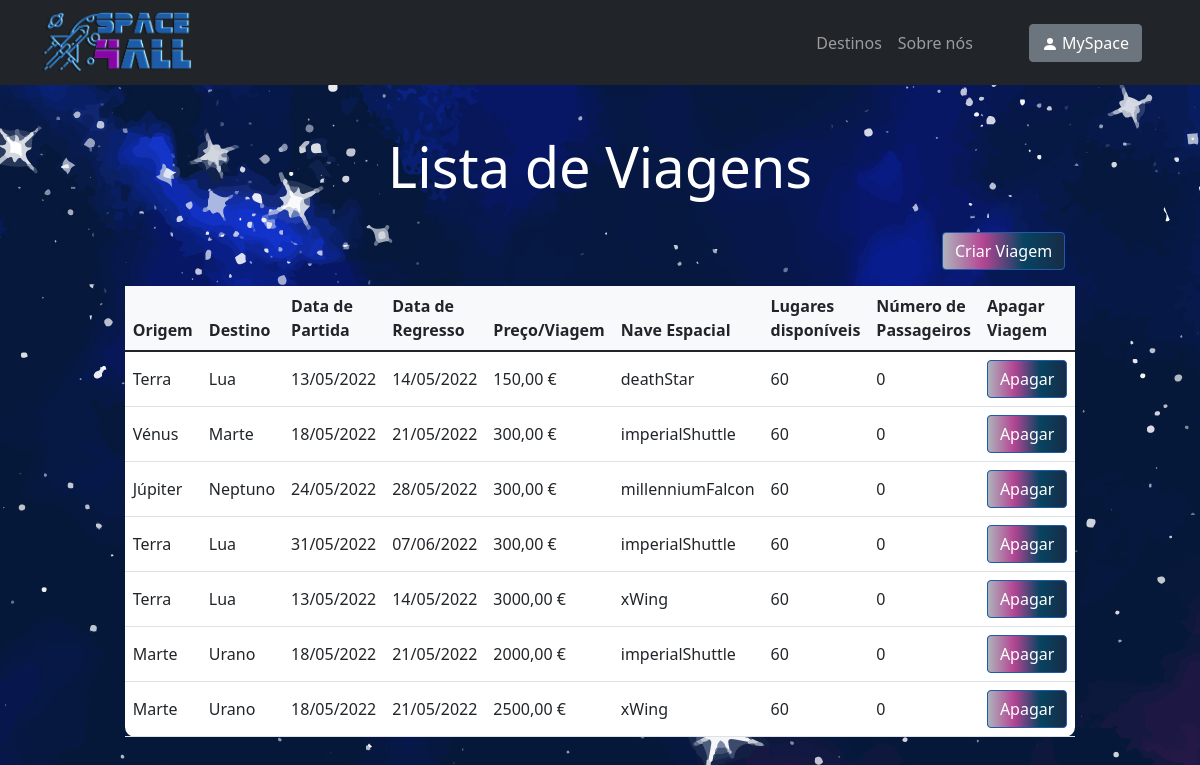
The page /trip-list on the database its author committed.
### space_trip/models.py (models this page shows)
class Trip(models.Model):
 origin = models.CharField(max_length=50)
 destination = models.CharField(max_length=50)
 departure_date = models.DateTimeField('departure_date')
 return_date = models.DateTimeField('return_date')
 price = models.IntegerField(default=600)
 spaceship = models.CharField(max_length=50)
 available_seats = models.IntegerField(default=60)
 number_of_passengers = models.IntegerField(default=0)

### space_trip/views.py (the view)
# urls.py: path("trip-list", views.tripList, name="trip-list"),
def tripList(request):
    trip_list = Trip.objects.all()
    return render(request, 'space_trip/trip-list.html', {'trip_list': trip_list})

### space_trip/templates/space_trip/trip-list.html (shortened to what this page needs)
{% extends "./index.html" %}
{% load static %}
{% block body %}
<div>
      <br><br>
       <h1 style="color: white; text-align: center;" class="glow display-4">Lista de Viagens</h1>
      <br>
      <a href="{% url 'space_trip:trip-management' %}"><button class="btn btn-primary btn-block fa-lg gradient-custom-2 mb-3" style="position: relative; left: 78.5%">Criar Viagem</button></a>
      <br>
      {% if trip_list %}
          <table class="table align-middle mb-0 bg-white w-75" style="border-radius: 10px; margin-left: auto; margin-right: auto;">
            <thead class="bg-light">
              <tr>
                <th>Origem</th>
                <th>Destino</th>
                <th>Data de Partida</th>
                <th>Data de Regresso</th>
                <th>Preço/Viagem</th>
                <th>Nave Espacial</th>
                <th>Lugares disponíveis</th>
                <th>Número de Passageiros</th>
                <th>Apagar Viagem</th>
              </tr>
            </thead>
            <tbody>
            {% for trip in trip_list %}
                  <tr>
                    <td>
                        {{ trip.origin }}
                    </td>
                    <td>
                        {{ trip.destination }}
                    </td>
                    <td>
                        {{ trip.departure_date|date:"d/m/Y" }}
                    </td>
                    <td>
                        {{ trip.return_date|date:"d/m/Y" }}
                    </td>
                    <td>
                        {{ trip.price }},00 €
                    </td>
                    <td>
                        {{ trip.spaceship }}
                    </td>
                    <td>
                        {{ trip.available_seats }}
                    </td>
                    <td>
                        {{ trip.number_of_passengers }}
                    </td>
                    <td>
                        <form action="{% url 'space_trip:deleteTrip' trip.id %}" method="get" onSubmit="return confirm('Tem a certeza de que deseja apagar a viagem?')">
                            <input class="btn btn-primary btn-block fa-lg gradient-custom-2" type="submit" value="Apagar" />
                        </form>
                    </td>
                  </tr>
                {% endfor %}
            </tbody>
          </table>
    {% else %}
        <h1 style="color: white; text-align: center;" class="glow display-4">Não existem viagens disponíveis</h1>
    {% endif %}
</div>
{% endblock %}

### space_trip/templates/space_trip/index.html (style rules this page uses)
.glow { color: #fff; text-align: left; animation: glow 1s ease-in-out infinite alternate; }

### rows shown on the page
Trip: origin "Terra", destination "Lua", departure_date "13/05/2022", return_date "14/05/2022", price "150", spaceship "deathStar", available_seats "60", number_of_passengers "0"
Trip: origin "Vénus", destination "Marte", departure_date "18/05/2022", return_date "21/05/2022", price "300", spaceship "imperialShuttle", available_seats "60", number_of_passengers "0"
Trip: origin "Júpiter", destination "Neptuno", departure_date "24/05/2022", return_date "28/05/2022", price "300", spaceship "millenniumFalcon", available_seats "60", number_of_passengers "0"
Trip: origin "Terra", destination "Lua", departure_date "31/05/2022", return_date "07/06/2022", price "300", spaceship "imperialShuttle", available_seats "60", number_of_passengers "0"
Trip: origin "Terra", destination "Lua", departure_date "13/05/2022", return_date "14/05/2022", price "3000", spaceship "xWing", available_seats "60", number_of_passengers "0"
Trip: origin "Marte", destination "Urano", departure_date "18/05/2022", return_date "21/05/2022", price "2000", spaceship "imperialShuttle", available_seats "60", number_of_passengers "0"
Trip: origin "Marte", destination "Urano", departure_date "18/05/2022", return_date "21/05/2022", price "2500", spaceship "xWing", available_seats "60", number_of_passengers "0"
